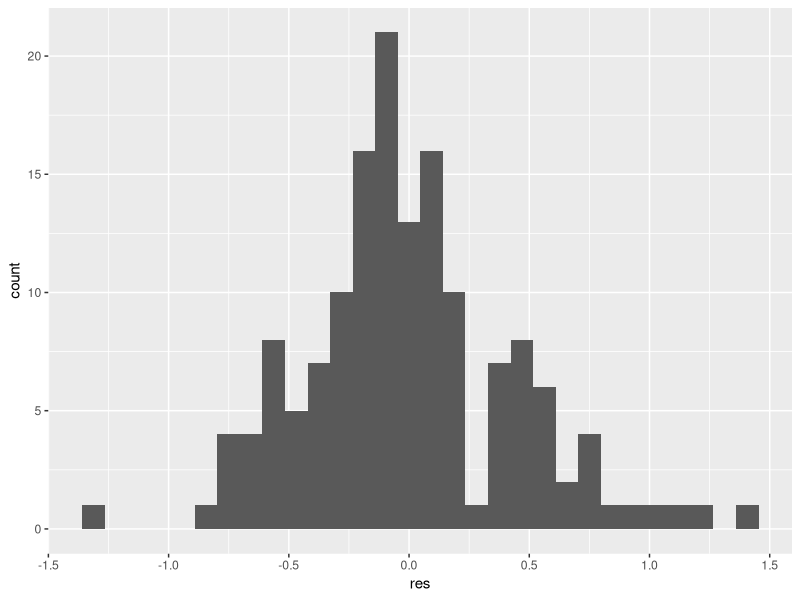
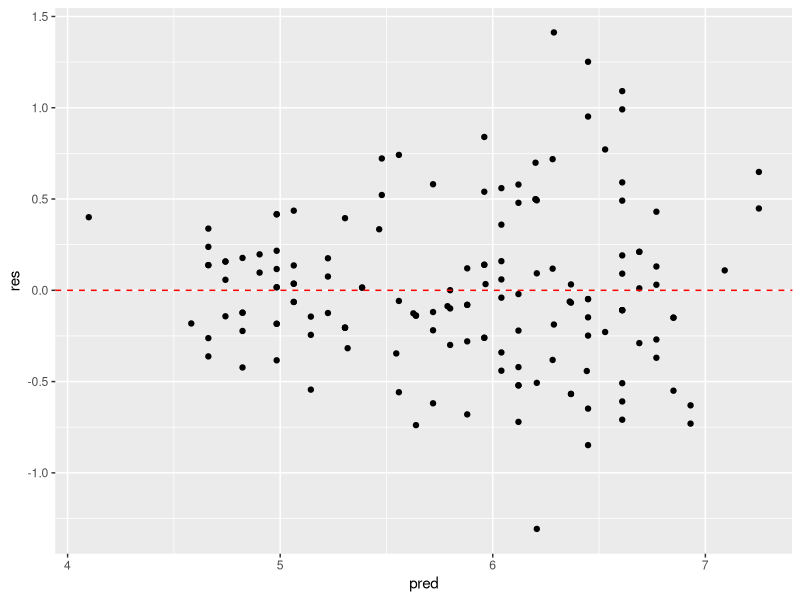
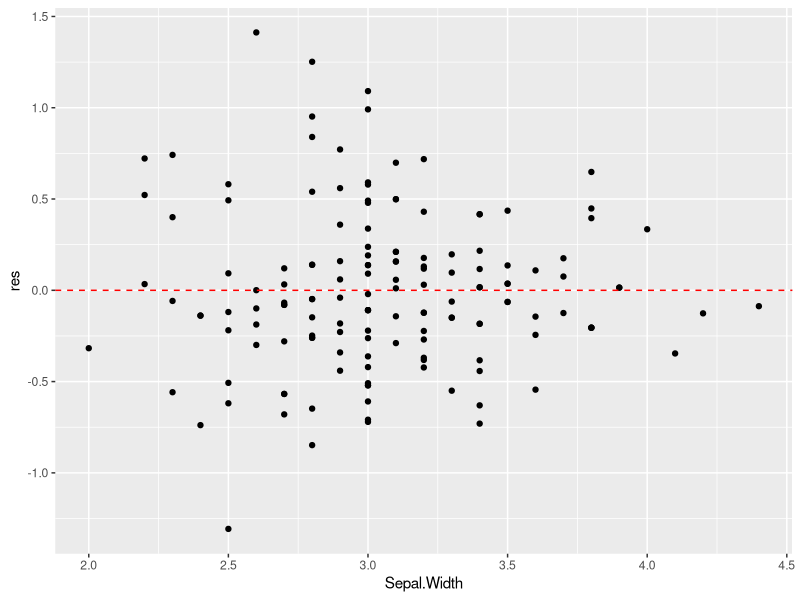

Recreate these plots in R, in order.
# Multiple linear regression
# 23 July 2026


# Packages ---------------------------------------------------------------

library(ggplot2)
library(dplyr)


# Data -------------------------------------------------------------------

dat <- iris


# Data exploration -------------------------------------------------------

skimr::skim(dat)


# Data -------------------------------------------------------------------

dat <- iris


# Run linear regression --------------------------------------------------

mlr <- lm(Sepal.Length ~ Sepal.Width + Species, data = dat)


# Interaction -------------------------------------------------------------

int_mod <- update(mlr, .~. + Sepal.Width*Species)
summary(int_mod) 

# All are not significant


# Assumptions -------------------------------------------------------------

dat$res <- resid(mlr)
dat$pred <- fitted.values(mlr)

# 1) Normality
dat %>% 
  ggplot(aes(res)) +
  geom_histogram() 

# 2) Overall linearity
# 3) Equal variance
ggplot(dat, aes(pred, res)) +
  geom_point() +
  geom_hline(yintercept = 0, linetype = 2, colour = "red")

# 4) Linearity of cont IVs 
ggplot(dat, aes(Sepal.Width, res)) +
  geom_point() +
  geom_hline(yintercept = 0, linetype = 2, colour = "red")


# Outliers and influential observations -----------------------------------

out_data <- cooks.distance(mlr)  
sum(out_data > 1)


# Multicollinearity -------------------------------------------------------

car::vif(mlr) #all GVIF^(1/(2*Df)) should be < 3.16 


# Model fit ---------------------------------------------------------------

# Adjusted R^2
summary(mlr)
# The model explain 72.0% of the variance of the outcome


# Final model -------------------------------------------------------------

summary(mlr)
confint(mlr) %>% round(digits = 2)
